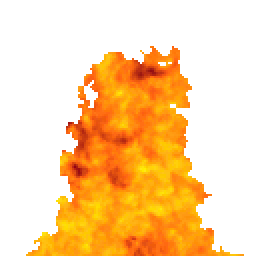
#> input picture fire.gif, 128 x 128 px (shown 2 times larger)
$ python test2.py
#> lines starting #> are read from the running program, lines starting #| are printed output that depends on the picture
#!/bin/env python3
import sacn
import time

ip_address = "10.52.6.54"
# time.sleep(5)
from PIL import Image

filename = "fire.gif"
width = 16
height = 16

matrix_size = (width, height)
# frame_pause = 0.5
frame_pause = 0.05


def generate_image_data(image):
    image_data = []
    for y in range(height):
        for x in range(width):
            if y % 2 == 0:
                for val in image.getpixel((15 - x, y)):
                    image_data.append(val)
            else:
                for val in image.getpixel((x, y)):
                    image_data.append(val)
    return image_data


def generate_image_data_palette(image):
    image_data = []
    for y in range(height):
        for x in range(width):
            if y % 2 == 0:
                start_val = image.getpixel((15 - x, y)) * 3
                print("y=" + str(y))
                print("start_val=" + str(start_val))
                for i in range(start_val, start_val + 3):
                    image_data.append(image.getpalette()[i])
            else:
                start_val = image.getpixel((x, y)) * 3
                for i in range(start_val, start_val + 3):
                    image_data.append(image.getpalette()[i])
    return image_data


def send_two_universes(data, sender):
    sender[1].dmx_data = data[:510]
    sender[2].dmx_data = data[510:]


# load a gif
print("loading gif")
img = Image.open(filename)
#> img is the input picture: PIL image 128x128 P; mean R, G, B, A 253.6, 213.5, 162.7, 97.6
img.seek(1)
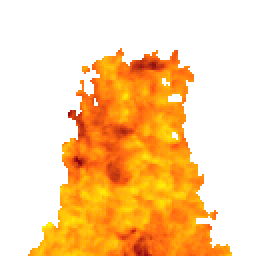
#> img: PIL image 128x128 RGBA (shown 2 times larger); mean R, G, B, A 253.2, 211.9, 161.5, 98.9; transparent parts drawn white
out_imgs = []
out_datas = []
try:
    while 1:
        this_img = img.resize(matrix_size)
#> (the run stopped early here; a loop or call above may not have finished)
